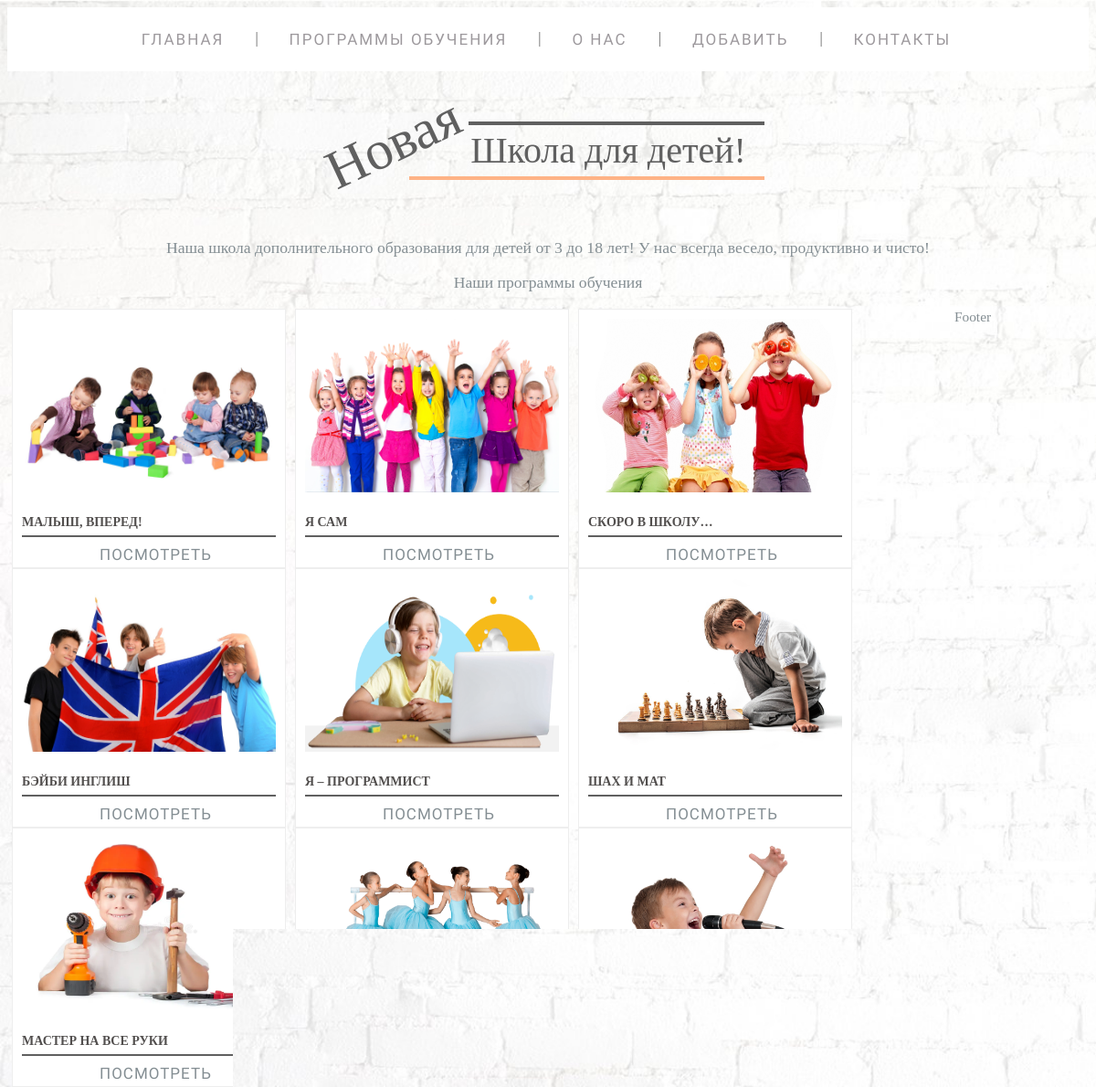
Screenshot of /all with the database file from the repository.
### school/models.py (models this page shows, shortened)
class PhotoEducations(models.Model):
    name_edu = models.CharField(max_length=40, verbose_name='Название')
    slug = models.SlugField(max_length=255, db_index=True, unique=True, verbose_name='URL')
    photo = models.ImageField(upload_to='photos/%Y/%m/%d/', verbose_name='Фото')
    def get_absolute_url(self):
        return reverse('programma', kwargs={'num': self.slug})
    class Meta:
        verbose_name = 'Фото программы'
        verbose_name_plural = 'Фото программ'

### school/views.py (the view)
# urls.py: path('all', all_items, name='all'),
def all_items(request):
    context['kolvo'] = None
    context['title'] = 'Все программы'
    return render(request, 'school/index.html', context=context)

### school/templatetags/school_tags.py (called while the page is built)
@register.inclusion_tag('school/list_progs.html')
def c_list(filter=None):
    if filter:
        clist = PhotoEducations.objects.filter(pk__lte=filter)
    else:
        clist = PhotoEducations.objects.all()
    return {"clist": clist}

### school/templates/school/index.html
{% extends 'school/base.html' %}
{% load school_tags %}
{% block content %}
<div class="five"><h1>Школа для детей!</h1></div>
<div class="proog">
  <p>Наша школа дополнительного образования для детей от 3 до 18 лет! У нас всегда весело, продуктивно и чисто!</p>
  <p>Наши программы обучения</p>
</div>
{% c_list kolvo %}
{% endblock content %}

### school/templates/school/list_progs.html
{% for i in clist %}
<div class="product-item">
  <div class="product-img">
      {% if i.photo %}
      <img src="{{ i.photo.url|default_if_none:'#' }}" alt="{{i.name_edu}}">
      {% endif %}
  </div>
  <div class="product-list">
    <h3>{{i.name_edu}}</h3>
    <div class="actions">
      <div class="add-to-cart">
        <a href="{{i.get_absolute_url}}" class="cart-button">Посмотреть</a>
      </div>
      </div>
    </div>
</div>
{% endfor %}

### school/static/school/css/style.css (style rules this page uses)
body { font-family: 'Comfortaa', cursive; color: #524f4e; font-weight: 300; background-repeat: no-repeat; background-attachment: fixed; background-size: 50% 50%; }
p { font-size: 1.1em; font-family: 'Comfortaa', cursive; color: #848e93; }
* { box-sizing: border-box; }
.product-item { float: left; width: 300px; margin: 0 5px; padding: 10px 10px 5px 10px; border: 1px solid #eee; background: white; overflow: hidden; transition: .4s linear; }
.product-img { transition: 1s ease-in-out; }
.product-img img { height: 190px; width: 100%; }
.product-list { margin-top: 15px; }
.product-list h3 { font-weight: 700; margin: auto; text-transform: uppercase; font-size: 14px; line-height: 2; }
.actions { border-top: 2px solid #606060; padding-top: 4px; height: 30px; line-height: 30px; }
.cart-button { font-family: 'Ubuntu Condensed', sans-serif; text-decoration: none; color: #848e93; letter-spacing: 1px; position: relative; padding-bottom: 20px; margin: 0 40px 0 85px; font-size: 17px; text-transform: uppercase; display: inline-block; transition: color .2s; }
.five { padding: 50px 20px 50px 170px; text-align: center; }
.five h1 { font-weight: 400; position: relative; color: #606060; font-size: 2.5em; font-weight: normal; display: inline-block; margin: 0; line-height: 1; padding: 8px 20px 8px 2px; border-top: 4px solid; }
.five h1:before { content: "Новая"; position: absolute; top: -10px; left: -160px; font-size: 1.5em; transform: rotate(-25deg); }
.five h1:after { content: ""; position: absolute; width: 120%; height: 4px; right: 0; bottom: -4px; background: #feb386; }
.proog { margin-left: auto; margin-right: auto; text-align: center; }

### rows the page displays
PhotoEducations: photo (picture), name_edu "МАЛЫШ, ВПЕРЕД!"
PhotoEducations: photo (picture), name_edu "Я САМ"
PhotoEducations: photo (picture), name_edu "СКОРО В ШКОЛУ…"
PhotoEducations: photo (picture), name_edu "БЭЙБИ ИНГЛИШ"
PhotoEducations: photo (picture), name_edu "Я – ПРОГРАММИСТ"
PhotoEducations: photo (picture), name_edu "ШАХ И МАТ"
PhotoEducations: photo (picture), name_edu "МАСТЕР НА ВСЕ РУКИ"
PhotoEducations: photo (picture), name_edu "ТАНЦУЙ КАК ПЧЕЛА"
PhotoEducations: photo (picture), name_edu "А НЕ СПЕТЬ ЛИ МНЕ ПЕСНЮ…"

### other values shown
{{ m.title }} "ГЛАВНАЯ" "ПРОГРАММЫ ОБУЧЕНИЯ" "О НАС" "ДОБАВИТЬ" "КОНТАКТЫ"
